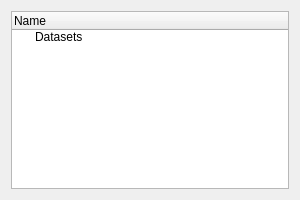
<?xml version="1.0" encoding="UTF-8"?>
<ui version="4.0">
 <class>mvd::DatabaseBrowserWidget</class>
 <widget class="QWidget" name="mvd::DatabaseBrowserWidget">
  <property name="geometry">
   <rect>
    <x>0</x>
    <y>0</y>
    <width>300</width>
    <height>200</height>
   </rect>
  </property>
  <property name="windowTitle">
   <string>Form</string>
  </property>
  <property name="locale">
   <locale language="C" country="AnyCountry"/>
  </property>
  <layout class="QGridLayout" name="gridLayout">
   <item row="0" column="0">
    <widget class="QTreeWidget" name="databaseTreeWidget">
     <column>
      <property name="text">
       <string>Name</string>
      </property>
     </column>
     <item>
      <property name="text">
       <string>Datasets</string>
      </property>
      <property name="flags">
       <set>ItemIsEnabled</set>
      </property>
     </item>
    </widget>
   </item>
  </layout>
 </widget>
 <resources/>
 <connections/>
</ui>
